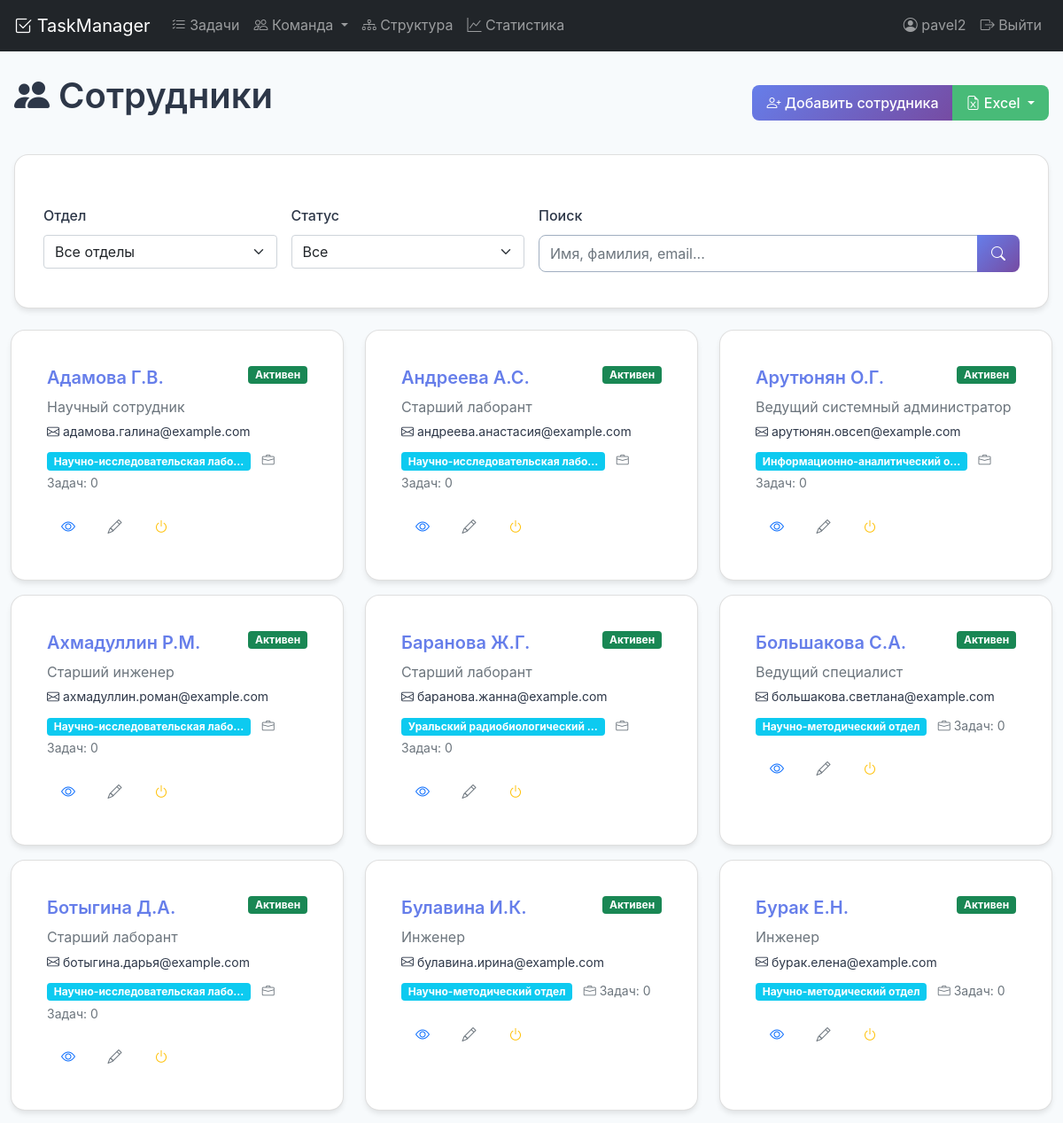
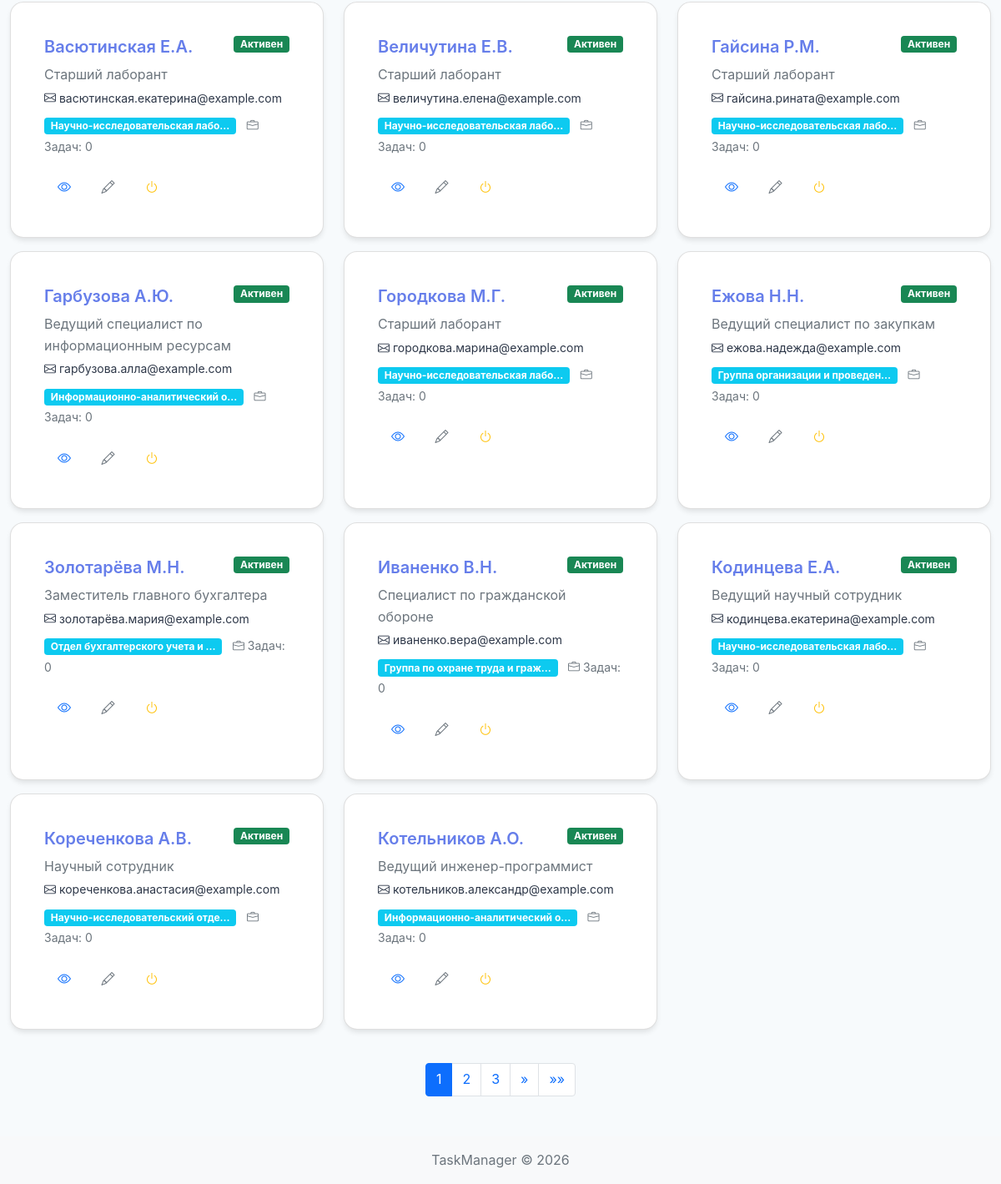
Page /employees/ (signed in) on the committed database (2 pictures, top to bottom).
### tasks/models.py (models this page shows, shortened)
class Employee(models.Model):
    DEPARTMENT_CHOICES = [
        ('development', 'Разработка'),
        ('design', 'Дизайн'),
        ('marketing', 'Маркетинг'),
        ('sales', 'Продажи'),
        ('hr', 'HR'),
        ('administration', 'Администрация'),
        ('research', 'Исследования'),
        ('other', 'Другое'),
    ]
    LABORATORY_CHOICES = [
        ('lab1', 'Лаборатория №1'),
        ('lab2', 'Лаборатория №2'),
        ('lab3', 'Лаборатория №3'),
        ('research_lab', 'Исследовательская лаборатория'),
        ('test_lab', 'Тестовая лаборатория'),
        ('other', 'Другая'),
    ]
    last_name = models.CharField('Фамилия', max_length=100)
    first_name = models.CharField('Имя', max_length=100)
    patronymic = models.CharField('Отчество', max_length=100, blank=True, null=True)
    position = models.CharField('Должность', max_length=200)
    email = models.EmailField('Email', unique=True)
    phone = models.CharField('Телефон', max_length=20, blank=True, null=True)
    department = models.CharField('Отдел', max_length=50, choices=DEPARTMENT_CHOICES, default='other')
    laboratory = models.CharField('Лаборатория', max_length=50, choices=LABORATORY_CHOICES, blank=True, null=True)
    hire_date = models.DateField('Дата найма', null=True, blank=True)
    is_active = models.BooleanField('Активный сотрудник', default=True)
    notes = models.TextField('Заметки', blank=True, null=True)
    created_date = models.DateTimeField('Дата создания', auto_now_add=True)
    updated_date = models.DateTimeField('Дата обновления', auto_now=True)
    created_by = models.ForeignKey(User, on_delete=models.SET_NULL, null=True, related_name='created_employees')
    class Meta:
        verbose_name = 'Сотрудник'
        verbose_name_plural = 'Сотрудники'
        ordering = ['last_name', 'first_name']
        indexes = [
            models.Index(fields=['last_name', 'first_name'], name='emp_name_idx'),
            models.Index(fields=['email'], name='emp_email_idx'),
            models.Index(fields=['is_active'], name='emp_active_idx'),
            models.Index(fields=['department'], name='emp_dept_idx'),
        ]
    @property
    def short_name(self):
        result = self.last_name
        if self.first_name:
            result += f" {self.first_name[0]}."
        if self.patronymic:
            result += f"{self.patronymic[0]}."  # Убираем пробел перед отчеством
        return result

class StaffPosition(models.Model):
    employee = models.ForeignKey(
        Employee,
        on_delete=models.CASCADE,
        verbose_name='Сотрудник',
        related_name='staff_positions'
    )
    department = models.ForeignKey(
        Department,
        on_delete=models.CASCADE,
        verbose_name='Подразделение',
        related_name='staff_positions'
    )
    position = models.ForeignKey(
        Position,
        on_delete=models.CASCADE,
        verbose_name='Должность',
        related_name='staff_positions'
    )
    workload = models.DecimalField(
        'Ставка',
        max_digits=3,
        decimal_places=2,
        default=1.0,
        help_text='Например: 1.0, 0.5, 0.25'
    )
    EMPLOYMENT_TYPE_CHOICES = [
        ('main', 'Основное'),
        ('internal_combination', 'Внутреннее совместительство'),
        ('external_combination', 'Внешнее совместительство'),
        ('combination', 'Совмещение'),
        ('part_time', 'Частичная занятость'),
        ('vacant', 'Вакансия'),
        ('decree', 'Декретный отпуск'),
        ('allowance', 'Надбавка'),
    ]
    employment_type = models.CharField(
        'Тип занятости',
        max_length=30,
        choices=EMPLOYMENT_TYPE_CHOICES,
        default='main'
    )
    notes = models.TextField('Примечание', blank=True, null=True)
    start_date = models.DateField('Дата начала', null=True, blank=True)
    end_date = models.DateField('Дата окончания', null=True, blank=True)
    is_active = models.BooleanField('Активная', default=True)
    created_date = models.DateTimeField('Дата создания', auto_now_add=True)
    updated_date = models.DateTimeField('Дата обновления', auto_now=True)
    class Meta:
        verbose_name = 'Штатная единица'
        verbose_name_plural = 'Штатные единицы'
        unique_together = ['employee', 'department', 'position', 'start_date']
        indexes = [
            models.Index(fields=['department'], name='staff_dept_idx'),
            models.Index(fields=['employee'], name='staff_employee_idx'),
            models.Index(fields=['position'], name='staff_position_idx'),
            models.Index(fields=['is_active'], name='staff_active_idx'),
            models.Index(fields=['employment_type'], name='staff_empl_type_idx'),
        ]

class Department(models.Model):
    name = models.CharField('Название', max_length=255)
    code = models.CharField('Код', max_length=50, blank=True, null=True)
    parent = models.ForeignKey(
        'self',
        on_delete=models.CASCADE,
        verbose_name='Вышестоящее подразделение',
        related_name='children',
        null=True,
        blank=True
    )
    level = models.IntegerField('Уровень вложенности', default=0)
    full_path = models.CharField('Полный путь', max_length=500, blank=True)
    TYPE_CHOICES = [
        ('directorate', 'Дирекция'),
        ('department', 'Отдел'),
        ('laboratory', 'Лаборатория'),
        ('group', 'Группа'),
        ('service', 'Служба'),
        ('division', 'Отделение'),
    ]
    type = models.CharField('Тип', max_length=20, choices=TYPE_CHOICES, default='department')
    created_date = models.DateTimeField('Дата создания', auto_now_add=True)
    updated_date = models.DateTimeField('Дата обновления', auto_now=True)
    class Meta:
        verbose_name = 'Подразделение'
        verbose_name_plural = 'Подразделения'
        ordering = ['full_path']
        indexes = [
            models.Index(fields=['parent'], name='dept_parent_idx'),
            models.Index(fields=['type'], name='dept_type_idx'),
            models.Index(fields=['name'], name='dept_name_idx'),
            models.Index(fields=['full_path'], name='dept_full_path_idx'),
            models.Index(fields=['level'], name='dept_level_idx'),
        ]

### tasks/views.py (the view, shortened to what this page needs)
# urls.py: path('employees/', views.employee_list, name='employee_list'),
@login_required
def employee_list(request):
    employees = Employee.objects.all()
    department = request.GET.get('department', '')
    if department:
        employees = employees.filter(department=department)
    laboratory = request.GET.get('laboratory', '')
    if laboratory:
        employees = employees.filter(laboratory=laboratory)
    is_active = request.GET.get('is_active', '')
    if is_active == 'active':
        employees = employees.filter(is_active=True)
    elif is_active == 'inactive':
        employees = employees.filter(is_active=False)
    search = request.GET.get('search', '')
    sort = request.GET.get('sort', 'last_name')
    employees = employees.order_by(sort)
    paginator = Paginator(employees, 20)
    page_number = request.GET.get('page')
    page_obj = paginator.get_page(page_number)
    context = {
        'page_obj': page_obj,
        'departments': Employee.DEPARTMENT_CHOICES,
        'laboratories': Employee.LABORATORY_CHOICES,
        'current_filters': {
            'department': department,
            'laboratory': laboratory,
            'is_active': is_active,
            'search': search,
            'sort': sort,
        }
    }
    return render(request, 'tasks/employee_list.html', context)

### tasks/templates/tasks/employee_list.html (shortened to what this page needs)
{% extends 'base.html' %}
{% load static %}
{% block content %}
<div class="d-flex justify-content-between align-items-center mb-4">
    <h1><i class="bi bi-people-fill"></i> Сотрудники</h1>
    <div>
        <div class="btn-group" role="group">
            <a href="{% url 'employee_create' %}" class="btn btn-primary">
                <i class="bi bi-person-plus"></i> Добавить сотрудника
            </a>
            <button type="button" class="btn btn-success dropdown-toggle" data-bs-toggle="dropdown">
                <i class="bi bi-file-earmark-excel"></i> Excel
            </button>
        </div>
    </div>
</div>
<div class="card mb-4">
    <div class="card-body">
        <form method="get" class="row g-3">
            <div class="col-md-3">
                <label class="form-label">Отдел</label>
                <select name="department" class="form-select" onchange="this.form.submit()">
                    <option value="">Все отделы</option>
                </select>
            </div>
            <div class="col-md-3">
                <label class="form-label">Статус</label>
                <select name="is_active" class="form-select" onchange="this.form.submit()">
                    <option value="">Все</option>
                </select>
            </div>
            <div class="col-md-6">
                <label class="form-label">Поиск</label>
                <div class="input-group">
                    <input type="text" name="search" class="form-control"
                           placeholder="Имя, фамилия, email..." value="{{ current_filters.search }}">
                    <button type="submit" class="btn btn-primary">
                        <i class="bi bi-search"></i>
                    </button>
                </div>
            </div>
        </form>
    </div>
</div>
<div class="row">
    {% for employee in page_obj %}
        <div class="col-md-6 col-lg-4 mb-3">
            <div class="card h-100 {% if not employee.is_active %}bg-light opacity-75{% endif %}">
                <div class="card-body">
                    <div class="d-flex justify-content-between align-items-start">
                        <h5 class="card-title">
                            <a href="{% url 'employee_detail' employee.id %}" class="text-decoration-none">
                                {{ employee.short_name }}
                            </a>
                        </h5>
                        <span class="badge {% if employee.is_active %}bg-success{% else %}bg-secondary{% endif %}">
                            {{ employee.is_active|yesno:"Активен,Неактивен" }}
                        </span>
                    </div>
                    <p class="card-text text-muted mb-1">{{ employee.position }}</p>
                    <p class="card-text small mb-1"><i class="bi bi-envelope"></i> {{ employee.email }}</p>
                    <div class="mt-2">
                        {% if employee.staff_positions.first %}
                            <span class="badge bg-info">{{ employee.staff_positions.first.department.name|truncatechars:30 }}</span>
                        {% else %}
                            <span class="badge bg-secondary">{{ employee.get_department_display }}</span>
                        {% endif %}
                        <span class="small text-muted ms-2">
                            <i class="bi bi-briefcase"></i> Задач: {{ employee.tasks.count }}
                        </span>
                    </div>
                    <div class="mt-3">
                        <a href="{% url 'employee_detail' employee.id %}" class="btn btn-sm btn-outline-primary">
                            <i class="bi bi-eye"></i>
                        </a>
                        <a href="{% url 'employee_update' employee.id %}" class="btn btn-sm btn-outline-secondary">
                            <i class="bi bi-pencil"></i>
                        </a>
                        <a href="{% url 'employee_toggle_active' employee.id %}" class="btn btn-sm btn-outline-warning">
                            <i class="bi bi-power"></i>
                        </a>
                    </div>
                </div>
            </div>
        </div>
    {% endfor %}
</div>
{% if page_obj.paginator.num_pages > 1 %}
<nav class="mt-4">
    <ul class="pagination justify-content-center">
        {% for num in page_obj.paginator.page_range %}
            {% if page_obj.number == num %}
                <li class="page-item active"><span class="page-link">{{ num }}</span></li>
            {% elif num > page_obj.number|add:'-3' and num < page_obj.number|add:'3' %}
                <li class="page-item">
                    <a class="page-link" href="?page={{ num }}{% include 'tasks/partials/filter_params.html' %}">{{ num }}</a>
                </li>
            {% endif %}
        {% endfor %}
        {% if page_obj.has_next %}
            <li class="page-item">
                <a class="page-link" href="?page={{ page_obj.next_page_number }}{% include 'tasks/partials/filter_params.html' %}">&raquo;</a>
            </li>
            <li class="page-item">
                <a class="page-link" href="?page={{ page_obj.paginator.num_pages }}{% include 'tasks/partials/filter_params.html' %}">&raquo;&raquo;</a>
            </li>
        {% endif %}
    </ul>
</nav>
{% endif %}
{% endblock %}

### tasks/templates/base.html (shortened to what this page needs)
<!DOCTYPE html>
{% load static %}
<html lang="ru">
<head>
    <link href="https://cdn.jsdelivr.net/npm/bootstrap@5.1.3/dist/css/bootstrap.min.css" rel="stylesheet">
    <link rel="stylesheet" href="https://cdn.jsdelivr.net/npm/bootstrap-icons@1.8.1/font/bootstrap-icons.css">
        <link href="{% static 'css/style.css' %}" rel="stylesheet">
    <link href="{% static 'css/style.css' %}" rel="stylesheet">
</head>
<body>
    <nav class="navbar navbar-expand-lg navbar-dark bg-dark">
        <div class="container">
            <a class="navbar-brand" href="{% url 'task_list' %}">
                <i class="bi bi-check2-square"></i> TaskManager
            </a>
            <div class="collapse navbar-collapse" id="navbarNav">
                <ul class="navbar-nav me-auto">
                    <li class="nav-item">
                        <a class="nav-link" href="{% url 'task_list' %}">
                            <i class="bi bi-list-check"></i> Задачи
                        </a>
                    </li>
                    <li class="nav-item dropdown">
                        <a class="nav-link dropdown-toggle" href="#" data-bs-toggle="dropdown">
                            <i class="bi bi-people"></i> Команда
                        </a>
                    </li>
                    <li class="nav-item">
                        <a class="nav-link" href="{% url 'organization_chart' %}">
                            <i class="bi bi-diagram-3"></i> Структура
                        </a>
                    </li>
                    <li class="nav-item">
                        <a class="nav-link" href="{% url 'task_statistics' %}">
                            <i class="bi bi-graph-up"></i> Статистика
                        </a>
                    </li>
                </ul>
                <ul class="navbar-nav">
                    {% if user.is_authenticated %}
                        <li class="nav-item">
                            <span class="nav-link">
                                <i class="bi bi-person-circle"></i> {{ user.username }}
                            </span>
                        </li>
                        <li class="nav-item">
                            <a class="nav-link" href="{% url 'logout' %}">
                                <i class="bi bi-box-arrow-right"></i> Выйти
                            </a>
                        </li>
                    {% endif %}
                </ul>
            </div>
        </div>
    </nav>
    <main class="container mt-4">
        {% block content %}{% endblock %}
    </main>
    <footer class="footer mt-5 py-3 bg-light">
        <div class="container text-center">
            <span class="text-muted">TaskManager © {% now "Y" %}</span>
        </div>
    </footer>
</body>
</html>

### rows in the picture
Employee: short_name "Адамова Г.В.", is_active "Активен", position "Научный сотрудник", email "адамова.галина@example.com", staff_positions.first.department.name "Научно-исследовательская лабо…", tasks.count "0"
Employee: short_name "Андреева А.С.", is_active "Активен", position "Старший лаборант", email "андреева.анастасия@example.com", staff_positions.first.department.name "Научно-исследовательская лабо…", tasks.count "0"
Employee: short_name "Арутюнян О.Г.", is_active "Активен", position "Ведущий системный администратор", email "арутюнян.овсеп@example.com", staff_positions.first.department.name "Информационно-аналитический о…", tasks.count "0"
Employee: short_name "Ахмадуллин Р.М.", is_active "Активен", position "Старший инженер", email "ахмадуллин.роман@example.com", staff_positions.first.department.name "Научно-исследовательская лабо…", tasks.count "0"
Employee: short_name "Баранова Ж.Г.", is_active "Активен", position "Старший лаборант", email "баранова.жанна@example.com", staff_positions.first.department.name "Уральский радиобиологический …", tasks.count "0"
Employee: short_name "Большакова С.А.", is_active "Активен", position "Ведущий специалист", email "большакова.светлана@example.com", staff_positions.first.department.name "Научно-методический отдел", tasks.count "0"
Employee: short_name "Ботыгина Д.А.", is_active "Активен", position "Старший лаборант", email "ботыгина.дарья@example.com", staff_positions.first.department.name "Научно-исследовательская лабо…", tasks.count "0"
Employee: short_name "Булавина И.К.", is_active "Активен", position "Инженер", email "булавина.ирина@example.com", staff_positions.first.department.name "Научно-методический отдел", tasks.count "0"
Employee: short_name "Бурак Е.Н.", is_active "Активен", position "Инженер", email "бурак.елена@example.com", staff_positions.first.department.name "Научно-методический отдел", tasks.count "0"
Employee: short_name "Васютинская Е.А.", is_active "Активен", position "Старший лаборант", email "васютинская.екатерина@example.com", staff_positions.first.department.name "Научно-исследовательская лабо…", tasks.count "0"
Employee: short_name "Величутина Е.В.", is_active "Активен", position "Старший лаборант", email "величутина.елена@example.com", staff_positions.first.department.name "Научно-исследовательская лабо…", tasks.count "0"
Employee: short_name "Гайсина Р.М.", is_active "Активен", position "Старший лаборант", email "гайсина.рината@example.com", staff_positions.first.department.name "Научно-исследовательская лабо…", tasks.count "0"
Employee: short_name "Гарбузова А.Ю.", is_active "Активен", position "Ведущий специалист по информационным ресурсам", email "гарбузова.алла@example.com", staff_positions.first.department.name "Информационно-аналитический о…", tasks.count "0"
Employee: short_name "Городкова М.Г.", is_active "Активен", position "Старший лаборант", email "городкова.марина@example.com", staff_positions.first.department.name "Научно-исследовательская лабо…", tasks.count "0"
Employee: short_name "Ежова Н.Н.", is_active "Активен", position "Ведущий специалист по закупкам", email "ежова.надежда@example.com", staff_positions.first.department.name "Группа организации и проведен…", tasks.count "0"
Employee: short_name "Золотарёва М.Н.", is_active "Активен", position "Заместитель главного бухгалтера", email "золотарёва.мария@example.com", staff_positions.first.department.name "Отдел бухгалтерского учета и …", tasks.count "0"
Employee: short_name "Иваненко В.Н.", is_active "Активен", position "Специалист по гражданской обороне", email "иваненко.вера@example.com", staff_positions.first.department.name "Группа по охране труда и граж…", tasks.count "0"
Employee: short_name "Кодинцева Е.А.", is_active "Активен", position "Ведущий научный сотрудник", email "кодинцева.екатерина@example.com", staff_positions.first.department.name "Научно-исследовательская лабо…", tasks.count "0"
Employee: short_name "Кореченкова А.В.", is_active "Активен", position "Научный сотрудник", email "кореченкова.анастасия@example.com", staff_positions.first.department.name "Научно-исследовательский отде…", tasks.count "0"
Employee: short_name "Котельников А.О.", is_active "Активен", position "Ведущий инженер-программист", email "котельников.александр@example.com", staff_positions.first.department.name "Информационно-аналитический о…", tasks.count "0"

### other values in the picture
{{ user.username }} "pavel2"
{{ num }} "1"
{{ num }} "2" "3"
